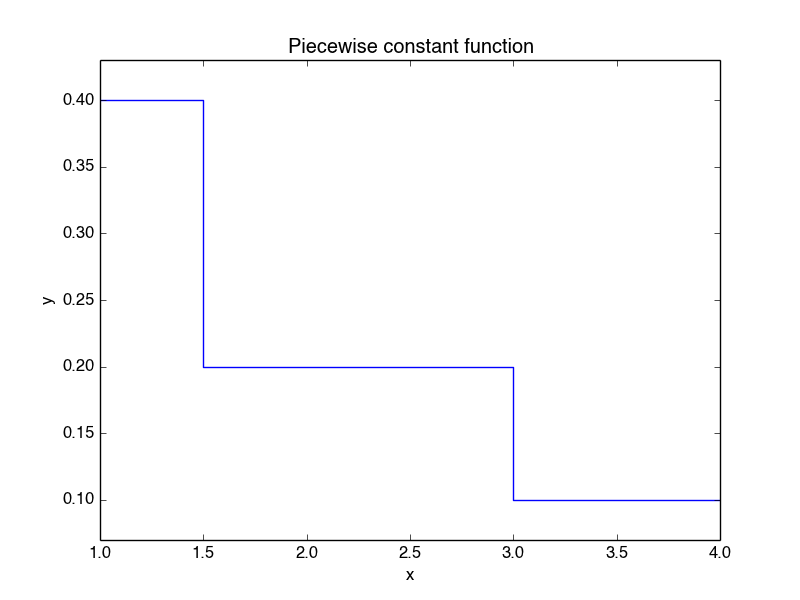

This chart was generated by the following Python code:
# Exercise 7.24
import numpy as np
import matplotlib.pyplot as plt
import operator


class PiecewiseConstant:

    def __init__(self, data, xmax):
        self.data = data + [(None, xmax)]

    def __call__(self, x):
        if isinstance(x, (float, int)):
            return self.piecewise(x, self.data)
        else:
            return self.piecewise_vec(x, self.data)

    def plot(self):
        data = self.data
        # create lists of points to exactly reproduce discontinuities
        x = [data[0][1]]
        y = [data[0][0], data[0][0]]
        for i in range(1, len(data) - 1):
            x.append(data[i][1])
            x.append(data[i][1])
            y.append(data[i][0])
            y.append(data[i][0])
        x.append(data[-1][1])
        return x, y

    @staticmethod
    def piecewise(x, data):
        for i in range(len(data) - 1):
            if data[i][1] <= x < data[i + 1][1] or x == data[-1][1]:
                return data[i][0]

    @staticmethod
    def piecewise_vec(x, data):
        r = np.zeros(len(x))
        for i in xrange(len(data) - 1):
            cond = operator.and_(data[i][1] <= x, x < data[i + 1][1])
            cond = operator.or_(cond, x == data[-1][1])
            r[cond] = data[i][0]
        return r


f = PiecewiseConstant([(0.4, 1), (0.2, 1.5), (0.1, 3)], xmax=4)
x, y = f.plot()
plt.plot(x, y)
# set appropriate y limits
range = max(y) - min(y)
plt.ylim([min(y) - 0.1 * range, max(y) + 0.1 * range])
plt.xlabel('x')
plt.ylabel('y')
plt.title('Piecewise constant function')
plt.show()
